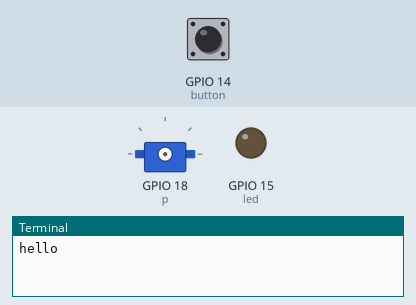
A program run on a simulated Raspberry Pi (BCM pin numbers). Parts: servo, output pins drawn as LEDs (lit = HIGH), the last lines printed to the terminal. The inputs (shaded band) are chosen by the test bench; at power-on: GPIO 14 (button) HIGH. Servo angles are drawn from the pulse width (0.5 ms = 0°, 2.5 ms = 180°).

Above: at 1.2 s.
1.3 s: GPIO 14 (button) pulled LOW for 0.15 s
At 1.7 s:
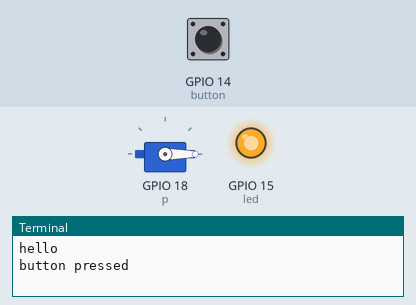
At 11.4 s:
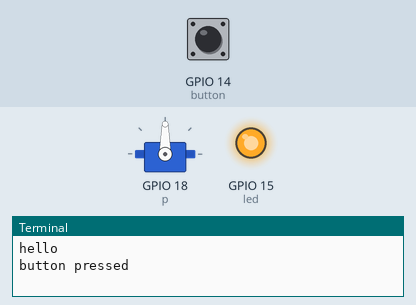
Timing chart, 0 to 23.0 s (numbered marks = the images above; inputs shaded):
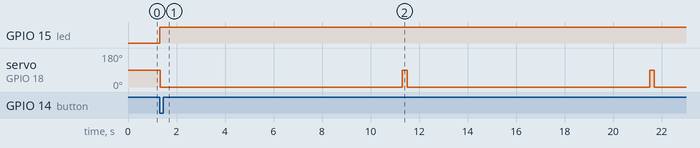

The program:

help_me_servo.py
```python
from gpiozero import Button, LED
import RPi.GPIO as GPIO
import time

GPIO.setmode(GPIO.BCM)
GPIO.setup(18, GPIO.OUT)
GPIO.setwarnings(False)
p = GPIO.PWM(18,50)
button = Button(14)
led = LED(15)
print('hello')
button.wait_for_press()
led.on()
print('button pressed')
p.start(7.5)
try:
    while True:
        p.ChangeDutyCycle(2.5)
        time.sleep(10)
        p.ChangeDutyCycle(7.5)
        time.sleep(.2)

except KeyboardInterrupt:
    p.stop()
finally:
    GPIO.cleanup()
```

Measured:
- after the input at 1.3 s, GPIO 15 (led): LOW → HIGH at once; servo on GPIO 18 (p): alternates 90° for 0.20 s and 0° for 10.0 s, starting at once
